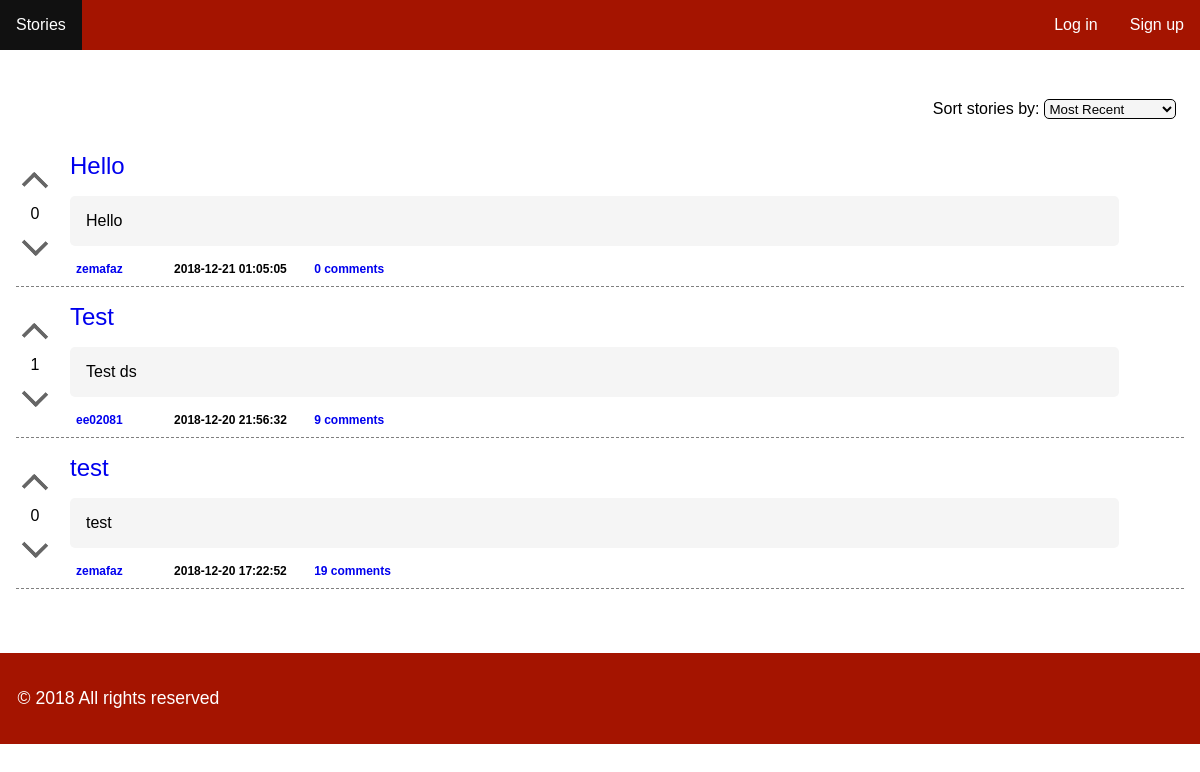
The page /pages/stories.php on the database as committed earlier.
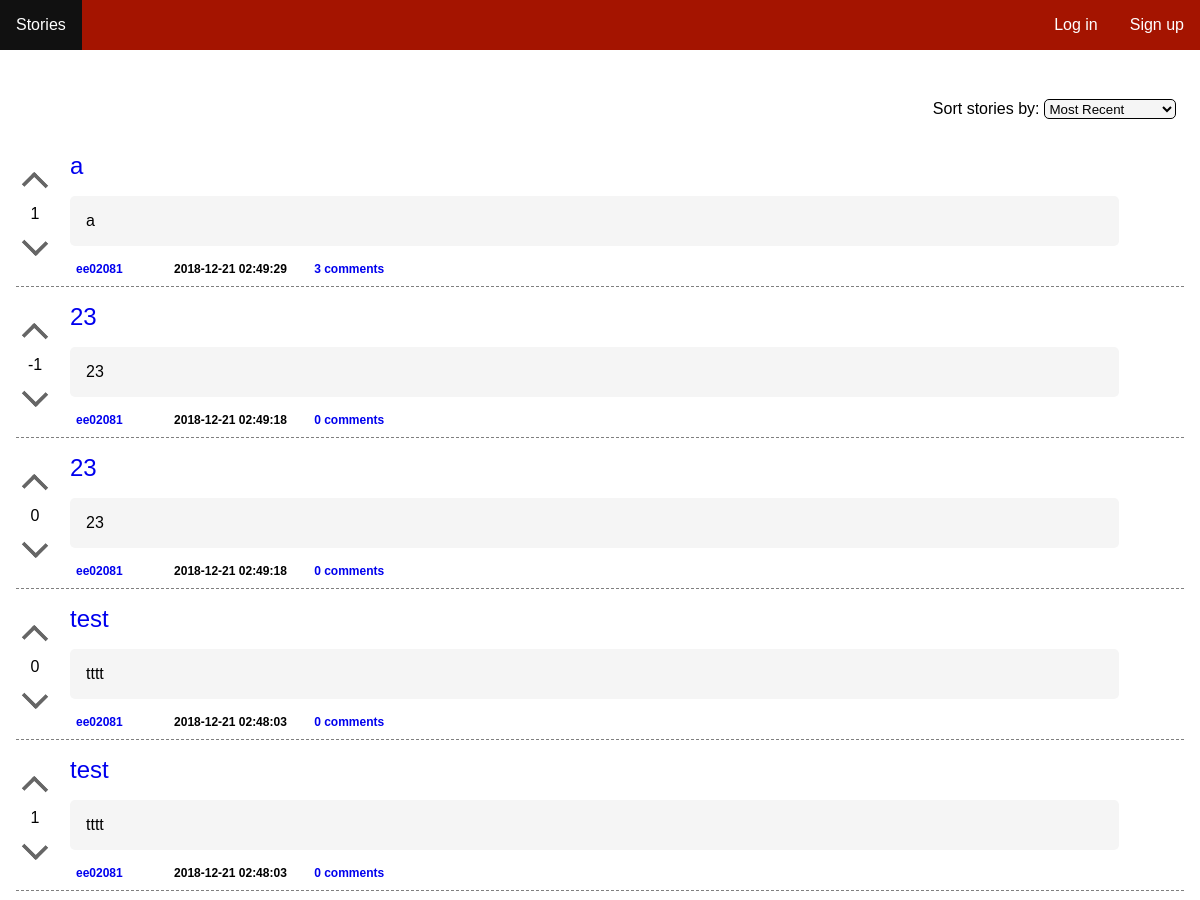
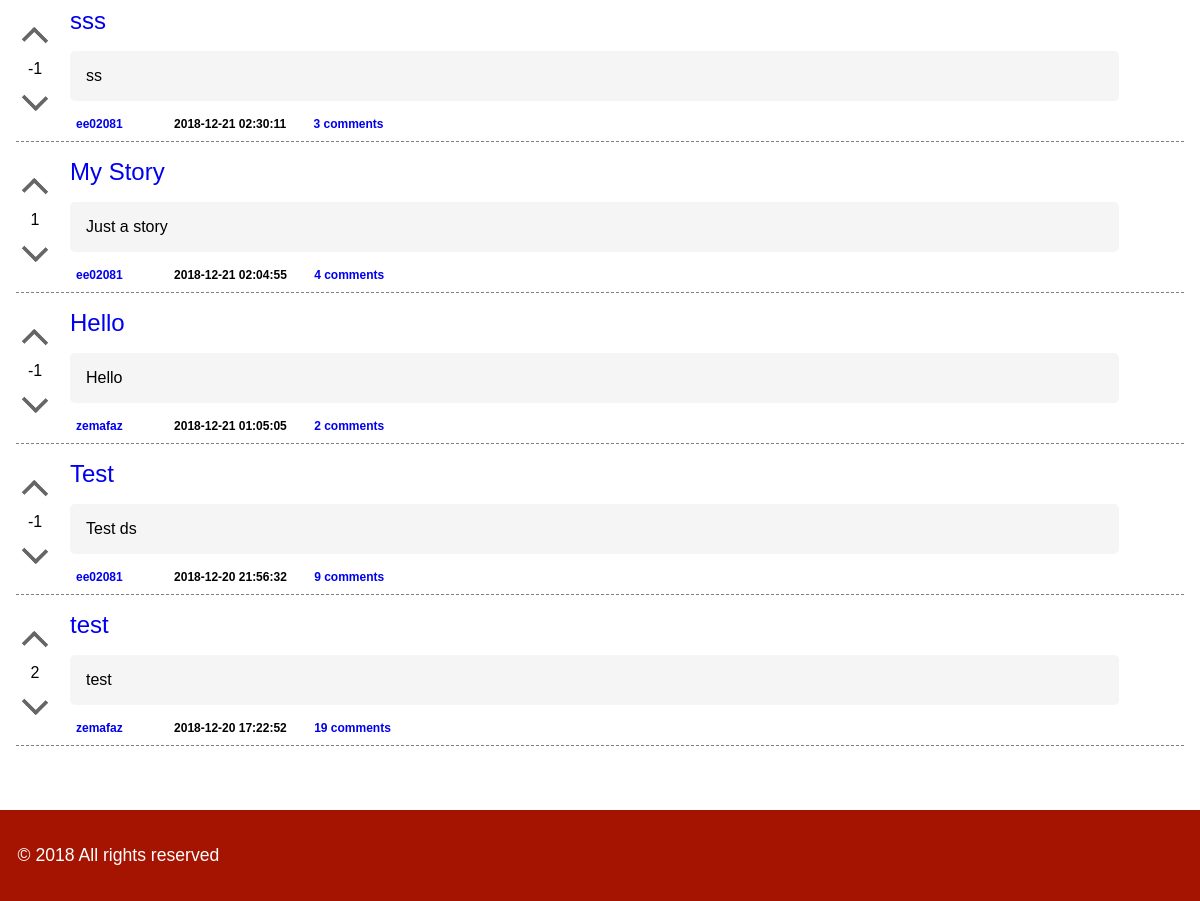
The same page on the database as committed later (2 pictures, top to bottom).
### tables this page shows
CREATE TABLE story (    
    id INTEGER PRIMARY KEY AUTOINCREMENT NOT NULL,
    channel_id INTEGER,
    user_id INTEGER,
    title VARCHAR NOT NULL,
    description VARCHAR NOT NULL,
    date DATETIME NOT NULL,
    karma INTEGER,
        FOREIGN KEY (channel_id) REFERENCES channel(id),
        FOREIGN KEY (user_id) REFERENCES user(id)
);

### pages/stories.php (called while the page is built, shortened)
<?php
	include_once('../config/init.php');
	include_once('../templates/header.php');
	include_once('../database/story.php');
	if(isset($_GET['sort'])) {
		$stories = getAllStories($_GET['sort']);
		$sort = $_GET['sort'];
	} else
		$stories = getAllStories("recent");
	include_once('../templates/list_stories.php');
	include_once('../templates/footer.php');
?>

### database/story.php (called while the page is built, shortened)
<?php
	function getAllStories($sort) {
		global $conn;
		switch($sort){
			case "recent":
				$stmt = $conn->prepare("SELECT story.*, COUNT(comment.story_id)as nrComm,  user.username as usrname FROM story left join comment on story.id=comment.story_id left join user on story.user_id=user.id group by story.id ORDER BY `date` DESC");
				break;
		}
		$stmt->execute();
		return $stmt->fetchAll();
	}
?>

### templates/list_stories.php (the view, shortened to what this page needs)
<section id="stories">
	<form action="../actions/action_sort.php" method="POST" id='sort'>
		<div class="form-group">
		        <label for="sorting">Sort stories by: </label>
		        <select id="sorting" name="sort">
		            <option value="recent" <?php echo ( isset($sort) && $sort == 'recent' ? 'selected' : ''); ?>>Most Recent</option>
		        </select>
				</div>
		</form>
	<?php foreach ($stories as $key => $story) { ?>
		<article id = 'story-holder-<?php echo $story['id'] ?>' class="story">
			<div id = 'vote'>
				<a href="javascript:void(0)" onclick="upvoteStory('<?php echo $story["id"] ?>')" class="vote upvote <?php echo ( isset($currentUser) && hasUserAlreadyUpvotedStory($currentUser['id'], $story['id']) ? 'voted' : '' ) ?>">
					<div class="arrow-up"></div>
				</a>
				<div class="karma">
					<?php echo( is_null($story['karma']) ? '0' : $story['karma'] ); ?>
				</div>
				<a href="javascript:void(0)" onclick="downvoteStory('<?php echo $story["id"] ?>')" class="vote downvote <?php echo ( isset($currentUser) && hasUserAlreadyDownvotedStory($currentUser['id'], $story['id']) ? 'voted' : '' ) ?>">
					<div class="arrow-down"></div>
				</a>
			</div>
			<div id = 'listStory'>
				<div class = 'listStory-title'>
						<a href="../pages/story.php?id=<?php echo $story['id']; ?>">
							<?php echo $story['title']; ?>
						</a>
				</div>
				<div class="listStory-description">
					<?php echo $story['description']; ?>
				</div>
				<div class = 'listStory-footer'>
					<a class="author" href="../pages/profile.php?profile=<?php echo $story['usrname']; ?>"><?php echo $story['usrname']; ?></a>
					<span class="tags">
					</span>
					<span class="date">
						<?php echo $story['date']; ?>
					</span>
					<a class="comments" href="../pages/story.php?id=<?php echo $story['id']; ?>"><?php echo $story['nrComm']; ?> comments</a>
				</div>
			</div>
		</article>
		<?php } ?>
</section>

### templates/header.php (shortened to what this page needs)
<!DOCTYPE html>
<html lang="en">
    <head>
		    <link rel="stylesheet" href="../css/allpages.css">
        <link rel="stylesheet" href="../css/main.css">
        <link rel="stylesheet" href="../css/header.css">
    </head>
<body>
  <nav id="navbar">
      <ul>
          <li>
              <a class='stories' href="../pages/stories.php">Stories</a>
          </li>
          <?php if(!isset($_SESSION['username'])) { ?>
            <li style="float:right">
              <a class='register' href="../pages/register.php">Sign up</a>
            </li>
            <li style="float:right">
              <a class='log-in' href="../pages/login.php">Log in</a>
            </li>
          <?php } ?>
      </ul>
  </nav>

### templates/footer.php
<footer>
    <p>&copy; 2018 All rights reserved</p>
</footer>
</body>
</html>

### css/allpages.css (style rules this page uses)
body { max-width: 1220px; min-height: 100vh; margin: 0 auto; font-family: 'Montserrat', sans-serif; -webkit-font-smoothing: antialiased; color: #000000; box-shadow: 0px 30px 40px rgba(0,0,0,.1); }
body > footer { grid-column: left / right; grid-row: content-end / footer-end; }
footer { margin-top: 3em; display: flex; flex-direction: row; align-items: baseline; justify-content: space-between; color: white; background-color: #A41400; }
footer p { font-family: 'Montserrat Light', sans-serif; font-size: 1.1em; padding: 1em; }

### css/main.css (style rules this page uses)
#listStory { width: 100%; }
select { border : 1px solid black; border-radius: 5px; padding: 0.5px; background-color: #F5F5F5; }
#stories { display: block; padding: 1em; }
#sort { margin-top: 25px; margin-bottom: 25px; text-align: right; }
#sort > * { padding: 0.5em; }
.story, #story { display:flex; align-items: center; padding-bottom: 10px; border-bottom: 1px dashed gray; margin-top: 1em; }
#vote { display: block; text-align: center; }
.arrow-up { position: relative; display: inline-block; vertical-align: middle; color: #666; box-sizing: border-box; width: 18px; height: 20px; border-width: 4px 4px 0 0; border-style: solid; margin: 10px; border-radius: 0 2px 0 0; transform: rotate(-45deg); }
.arrow-down { position: relative; display: inline-block; vertical-align: middle; color: #666; box-sizing: border-box; width: 18px; height: 20px; border-width: 4px 4px 0 0; border-style: solid; margin: 10px; border-radius: 0 2px 0 0; transform: rotate(135deg); }
.listStory-title { padding: 0em 1em 1em 1em; }
.listStory-title > * { text-decoration: none; font-size: 24px; }
.listStory-description { margin: 0em 1em 1em 1em; border-radius: 5px; background-color: #F5F5F5; text-align: justify; width: 90%; padding: 1rem; }
.listStory-footer { padding: 0rem 1rem 0rem 1rem; font-size: 12px; }
.listStory-footer > * { margin-right: 1em; padding: 0.5em; border-radius: 5px; text-align: center; font-weight: bold; text-decoration-line: none; text-decoration-color: blue; border-radius: 5px; }

### css/header.css (style rules this page uses)
ul { list-style-type: none; margin: 0; padding: 0; overflow: hidden; background-color: #A41400; }
li { float: left; }
li a { display: block; color: white; text-align: center; padding: 16px; text-decoration: none; }

Rows that differ between the two databases and show on the page:
added story: karma "1", title "a", description "a", usrname "ee02081", date "2018-12-21 02:49:29", nrComm "3"
added story: karma "-1", title "23", description "23", usrname "ee02081", date "2018-12-21 02:49:18", nrComm "0"
added story: karma "0", title "23", description "23", usrname "ee02081", date "2018-12-21 02:49:18", nrComm "0"
added story: karma "0", title "test", description "tttt", usrname "ee02081", date "2018-12-21 02:48:03", nrComm "0"
added story: karma "1", title "test", description "tttt", usrname "ee02081", date "2018-12-21 02:48:03", nrComm "0"
added story: karma "-1", title "sss", description "ss", usrname "ee02081", date "2018-12-21 02:30:11", nrComm "3"
added story: karma "1", title "My Story", description "Just a story", usrname "ee02081", date "2018-12-21 02:04:55", nrComm "4"
changed story "Hello": karma "0" → "-1"; nrComm "0" → "2"
changed story "Test": karma "1" → "-1"
changed story (number 10 of 10 on the later page): karma "0" → "2"
